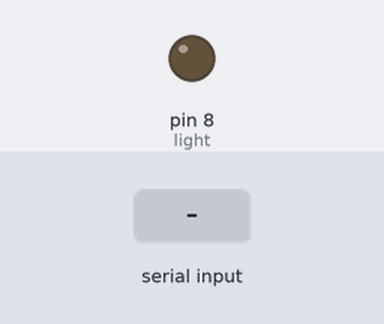
Recording of a sketch running on a simulated Arduino Uno, built with avr-gcc and run on an emulated ATmega328P. Shown: output pins drawn as LEDs (lit = HIGH). The test bench sets the inputs (shaded band).

Above: at 1.2 s.
1.3 s: "light_on" received over Serial
At 3.5 s:
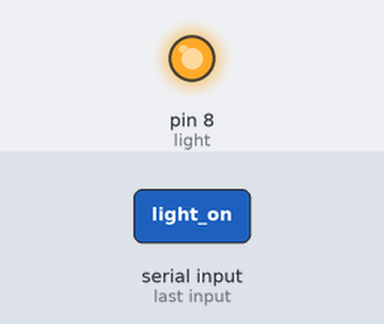
3.8 s: "light_off" received over Serial
At 5.5 s:
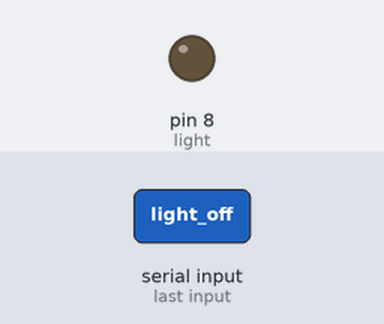
Timing chart, 0 to 7.0 s (numbered marks = the images above; inputs shaded):
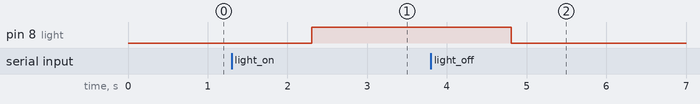

Measured:
- after the input at 1.3 s, pin 8 (light): LOW → HIGH after 1.0 s
- after the input at 3.8 s, pin 8 (light): HIGH → LOW after 1.0 s

The sketch:

friday.ino
```cpp
// This file is for ARDUINO TO for the friday project
// Using Arduino I planning to use it to 3 main baic things
// INFORAMTION ABOUT THE ROOM LIKE TEMP, HUMIDITY, IR INFO
// TO CONTROL THINGS INCLUDING LIGHT,
// FOR ROOM SECURITY CONFIRMATIONS INCLUDING PASSWORDS, OR FACE RECOGNITIONS,
#include <SimpleDHT.h>
int light = 8;
int DHT11 = 2;

//for dht11 sensor
SimpleDHT11 dht11(DHT11);


char command[20];
void setup(){
    Serial.begin(9600);
    //Serial.setTimeout(1);
    pinMode(light, OUTPUT);
}

void loop(){
  //read
  String state= "";
  state.reserve(15);
  if (Serial.available() > 0)
  {
      state = Serial.readString();
      state.toCharArray(command, 15);
      checkCommands(command);
  }
}

String temp_humdi(){
  byte temperature = 0;
  byte humidity = 0;
  int err = SimpleDHTErrSuccess;
  if ((err = dht11.read(&temperature, &humidity, NULL)) != SimpleDHTErrSuccess) {
    Serial.print("Read DHT11 failed, err="); Serial.print(SimpleDHTErrCode(err));
    Serial.print(","); Serial.println(SimpleDHTErrDuration(err)); delay(1000);
    return "ERROR";
  }
  String temp = String((float)temperature) + " *C, ";
  String humdi = String((float)humidity) + " H";
  Serial.print(temp + humdi);
  return (temp + humdi);
}

void checkCommands(char inStr[]){
    if(!strcmp(inStr, "light_on")){
      //hereGoes the command to turnOn the light
      digitalWrite(light, HIGH);
    }
    if(!strcmp(inStr, "light_off")){
      //command to turnOff the light
      digitalWrite(light, LOW);
    }
    if(!strcmp(inStr, "room_info")){
      //command to get info from DHT11
      Serial.print(temp_humdi());
    }
}
```
